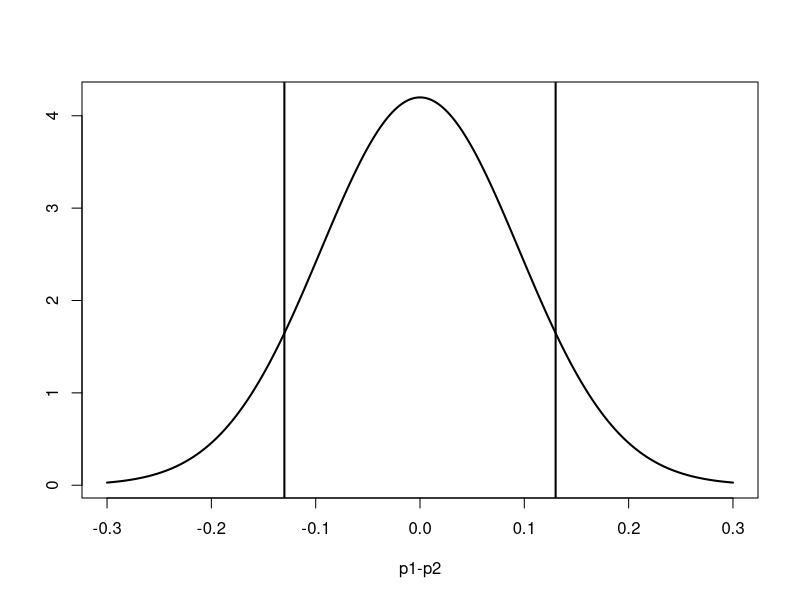

Reproduce this figure in R.
## ---- chunk 1
#| echo: false
#| message: false
library(tidyverse)
## ---- chunk 2
p1 <- 11 / (11 + 39)
p2 <- 14 / (14 + 26)
n1 <- 11 + 39
n2 <- 14 + 26
point_estimate <- p1 - p2
point_estimate
## ---- chunk 3
cv <- qnorm(0.95)
cv
## ---- chunk 4
se <- sqrt( (p1 * (1-p1) / n1) + (p2 * (1-p2) / n2) ) 
se
## ---- chunk 5
point_estimate - cv * se
point_estimate + cv * se
## ---- chunk 6
p_pooled <- (p1*n1 + p2*n2) / (n1+n2)
p_pooled
## ---- chunk 7
se <- sqrt( (p_pooled * (1-p_pooled) / n1) + (p_pooled * (1-p_pooled) / n2) )
se
## ---- chunk 8
point_estimate
pnorm(-point_estimate, mean = 0, sd = se)
pnorm(-point_estimate, mean = 0, sd = se) * 2
## ---- chunk 9
#| echo: false
x <- seq(-.3, .3, length = 1000)
y <- dnorm(x, mean = 0, sd = se)
plot(x, y, type = "l", lwd = 2, xlab = 'p1-p2', ylab = '')
abline(v = point_estimate, lwd = 2, lty = 1)
abline(v = -point_estimate, lwd = 2, lty = 1)
